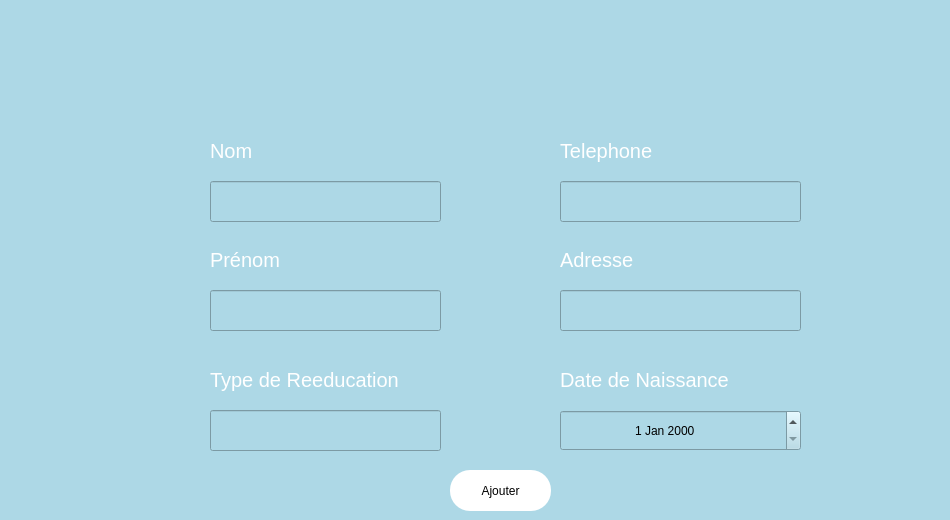
      <widget class="QWidget" name="Ajouter">
       <property name="styleSheet">
        <string notr="true">background:lightblue</string>
       </property>
       <attribute name="title">
        <string>Ajouter</string>
       </attribute>
       <widget class="QLineEdit" name="lineEditTel">
        <property name="geometry">
         <rect>
          <x>560</x>
          <y>181</y>
          <width>241</width>
          <height>41</height>
         </rect>
        </property>
        <property name="styleSheet">
         <string notr="true">color:black;</string>
        </property>
       </widget>
       <widget class="QLabel" name="label_13">
        <property name="geometry">
         <rect>
          <x>560</x>
          <y>130</y>
          <width>371</width>
          <height>41</height>
         </rect>
        </property>
        <property name="styleSheet">
         <string notr="true">color:white;
border:none;
font-size:20px;</string>
        </property>
        <property name="text">
         <string>Telephone</string>
        </property>
       </widget>
       <widget class="QLineEdit" name="lineEditTypeRed">
        <property name="geometry">
         <rect>
          <x>210</x>
          <y>410</y>
          <width>231</width>
          <height>41</height>
         </rect>
        </property>
        <property name="styleSheet">
         <string notr="true">color:black;</string>
        </property>
       </widget>
       <widget class="QLabel" name="label_12">
        <property name="geometry">
         <rect>
          <x>210</x>
          <y>359</y>
          <width>231</width>
          <height>41</height>
         </rect>
        </property>
        <property name="styleSheet">
         <string notr="true">color:white;
border:none;
font-size:20px;</string>
        </property>
        <property name="text">
         <string>Type de Reeducation</string>
        </property>
       </widget>
       <widget class="QLineEdit" name="lineEditAdress">
        <property name="geometry">
         <rect>
          <x>560</x>
          <y>290</y>
          <width>241</width>
          <height>41</height>
         </rect>
        </property>
        <property name="styleSheet">
         <string notr="true">color:black;</string>
        </property>
       </widget>
       <widget class="QPushButton" name="pushButton_Ajouter">
        <property name="geometry">
         <rect>
          <x>450</x>
          <y>470</y>
          <width>101</width>
          <height>41</height>
         </rect>
        </property>
        <property name="cursor">
         <cursorShape>PointingHandCursor</cursorShape>
        </property>
        <property name="styleSheet">
         <string notr="true">border-radius:20px;
background:white;</string>
        </property>
        <property name="text">
         <string>Ajouter</string>
        </property>
       </widget>
       <widget class="QLineEdit" name="lineEditPrenom">
        <property name="geometry">
         <rect>
          <x>210</x>
          <y>290</y>
          <width>231</width>
          <height>41</height>
         </rect>
        </property>
        <property name="styleSheet">
         <string notr="true">color:black;</string>
        </property>
       </widget>
       <widget class="QLabel" name="label_15">
        <property name="geometry">
         <rect>
          <x>560</x>
          <y>359</y>
          <width>361</width>
          <height>41</height>
         </rect>
        </property>
        <property name="styleSheet">
         <string notr="true">color:white;
border:none;
font-size:20px;</string>
        </property>
        <property name="text">
         <string>Date de Naissance</string>
        </property>
       </widget>
       <widget class="QLabel" name="label_17">
        <property name="geometry">
         <rect>
          <x>210</x>
          <y>239</y>
          <width>221</width>
          <height>41</height>
         </rect>
        </property>
        <property name="styleSheet">
         <string notr="true">color:white;
border:none;
font-size:20px;</string>
        </property>
        <property name="text">
         <string>Prénom</string>
        </property>
       </widget>
       <widget class="QLabel" name="label_14">
        <property name="geometry">
         <rect>
          <x>210</x>
          <y>130</y>
          <width>221</width>
          <height>41</height>
         </rect>
        </property>
        <property name="styleSheet">
         <string notr="true">color:white;
border:none;
font-size:20px;</string>
        </property>
        <property name="text">
         <string>Nom</string>
        </property>
       </widget>
       <widget class="QLabel" name="label_16">
        <property name="geometry">
         <rect>
          <x>560</x>
          <y>239</y>
          <width>381</width>
          <height>41</height>
         </rect>
        </property>
        <property name="styleSheet">
         <string notr="true">color:white;
border:none;
font-size:20px;</string>
        </property>
        <property name="text">
         <string>Adresse</string>
        </property>
       </widget>
       <widget class="QLineEdit" name="lineEditNom">
        <property name="geometry">
         <rect>
          <x>210</x>
          <y>181</y>
          <width>231</width>
          <height>41</height>
         </rect>
        </property>
        <property name="styleSheet">
         <string notr="true">color:black;</string>
        </property>
       </widget>
       <widget class="QDateEdit" name="dateEditDateN">
        <property name="geometry">
         <rect>
          <x>560</x>
          <y>410</y>
          <width>241</width>
          <height>41</height>
         </rect>
        </property>
        <property name="styleSheet">
         <string notr="true">padding-left:70px;
font: 9pt &quot;Segoe UI Historic&quot;;
color:black;
</string>
        </property>
       </widget>
      </widget>
